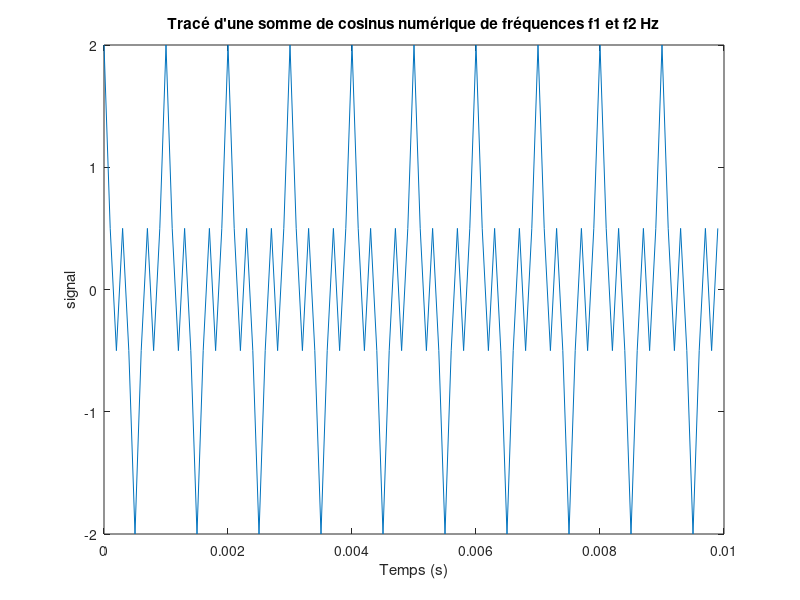
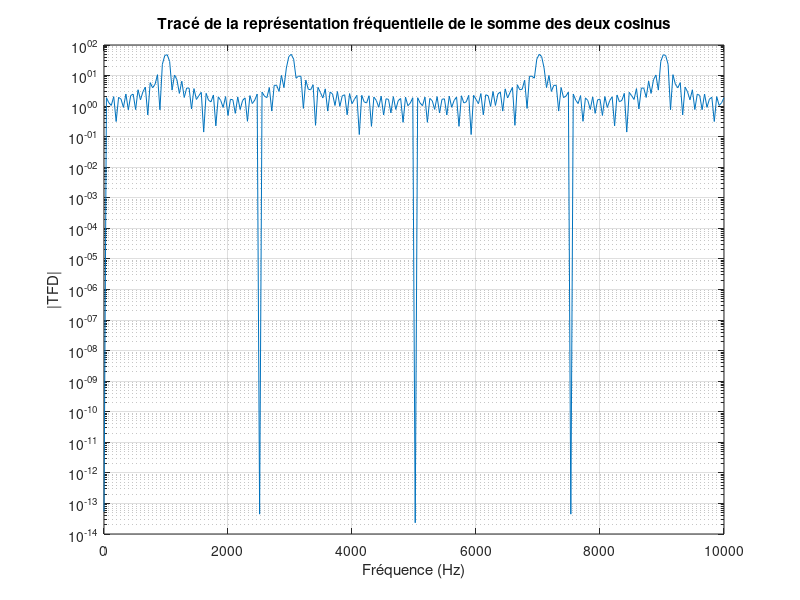
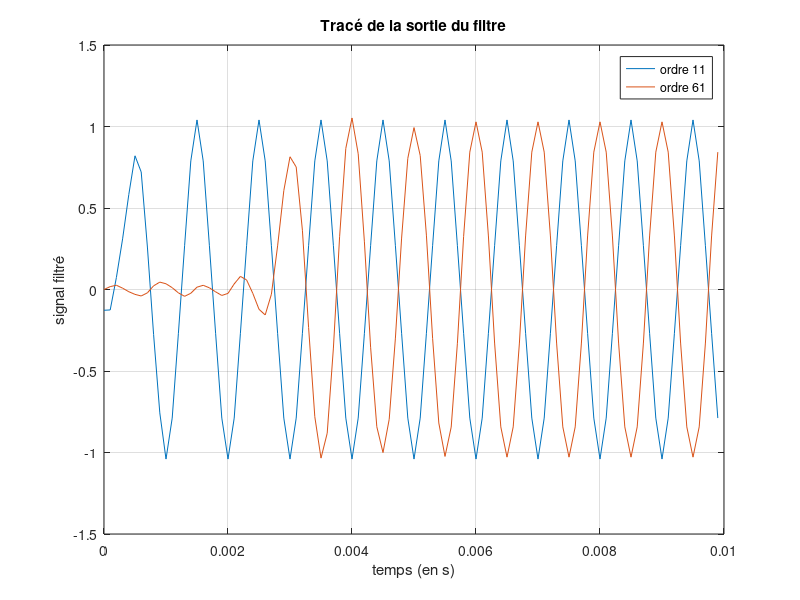
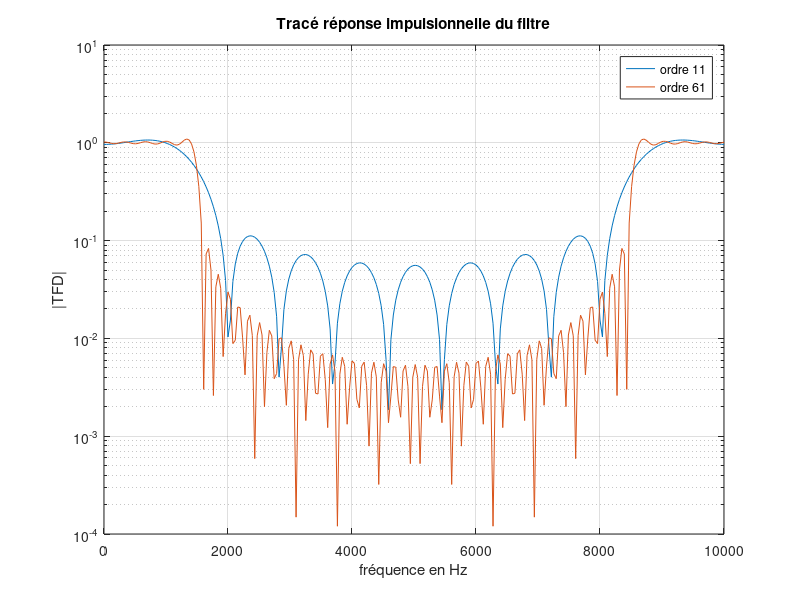

Source code (MATLAB) for these figures, in order:
%%%%%%%%%%%%%%%%%%%%%%%%%%%%%%%%%%%%%%%%%%%%%%%%%%%%%%%%%%%%%%%%%%%%%%%%%%
%               TP2 de Traitement Numérique du Signal
%                   SCIENCES DU NUMERIQUE 1A
%                       Fevrier 2025 
%                        Prune Mamalet
%%%%%%%%%%%%%%%%%%%%%%%%%%%%%%%%%%%%%%%%%%%%%%%%%%%%%%%%%%%%%%%%%%%%%%%%%%

clear all
close all

%% %%%%%%%%%%%%%%%%%%%%%%%%%%%%%%%%%%%%%%%%%%%%%%%%%%%%%%%%%%%%%%%%%%%%%%%%
%PARAMETRES GENERAUX
%%%%%%%%%%%%%%%%%%%%%%%%%%%%%%%%%%%%%%%%%%%%%%%%%%%%%%%%%%%%%%%%%%%%%%%%%%
A=1;           %amplitude du cosinus (en V)
f1=1000;       %fréquence du cosinus 1 en Hz
f2=3000;       %fréquence du cosinus 2 en Hz
T1=1/f1;       %période du cosinus 1 en secondes
T2=1/f2;       %période du cosinus 2 en secondes
N=100;          %nombre d'échantillons souhaités pour le cosinus
Nfft = 256;     %nombre d'échantillon pour zéro padding
Fe=10000;      %fréquence d'échantillonnage en Hz
Te=1/Fe;       %période d'échantillonnage en secondes;

%% %%%%%%%%%%%%%%%%%%%%%%%%%%%%%%%%%%%%%%%%%%%%%%%%%%%%%%%%%%%%%%%%%%%%%%%%
%GENERATION DU SIGNAL A FILTRER
%%%%%%%%%%%%%%%%%%%%%%%%%%%%%%%%%%%%%%%%%%%%%%%%%%%%%%%%%%%%%%%%%%%%%%%%%%
%Définition de l'échelle temporelle
temps=[0:Te:(N-1)*Te];
%Génération de N échantillons d'une somme de cosinus de fréquence f1 et f2
x=A*cos(2*pi*f1*temps) + A*cos(2*pi*f2*temps);

%Tracer le signal
figure
plot(temps,x);
xlabel('Temps (s)')
ylabel('signal')
title(['Tracé d''une somme de cosinus numérique de fréquences f1 et f2 Hz']);

%Tracé de la représentation fréquentielle
X=fft(x,Nfft);

figure
echelle_frequentielle=[0:Fe/(Nfft-1):Fe];
semilogy(echelle_frequentielle,abs(X));
grid
title(['Tracé de la représentation fréquentielle de le somme des deux cosinus']);
xlabel('Fréquence (Hz)')
ylabel('|TFD|')

% si pics vers le bas (autour 2500Hz ici) juste pb de calcul ne s'interresser qu'à la partie de
% base

%% %%%%%%%%%%%%%%%%%%%%%%%%%%%%%%%%%%%%%%%%%%%%%%%%%%%%%%%%%%%%%%%%%%%%%%%%
%SYNTHESE D'UN FILTRE PASSE-BAS
%%%%%%%%%%%%%%%%%%%%%%%%%%%%%%%%%%%%%%%%%%%%%%%%%%%%%%%%%%%%%%%%%%%%%%%%%%
fc = 1500 ; %fréquence de coupure des filtres

% calcul du filtre 1
ordre1 = 11;
temps1 = [-(ordre1 -1)*Te/2:Te:(ordre1-1)*Te/2];
%h1 = 2*fc*sinc(2*fc*temps).*(0.54+0.46*cos((2*pi*temps)/ordre1)); là on
%multiplie par une fenetre - pas nécessaire ici
h1 = 2*fc/Fe*sinc(2*fc*temps1);
x_filtre1 = filter(h1,1,x);

%calcul du filtre 2
ordre2 = 61;
temps2 = [-(ordre2-1)*Te/2:Te:(ordre2-1)*Te/2];
h2 = 2*fc/Fe*sinc(2*fc*temps2);      
x_filtre2 = filter(h2,1,x);

%tracé de la sortie du filtre en temporel
figure
plot(temps,x_filtre1);
hold on
plot(temps,x_filtre2);
grid
title(['Tracé de la sortie du filtre']);
legend('ordre 11', 'ordre 61')
xlabel('temps (en s)')
ylabel('signal filtré')
%tracé de la réponse impulsionnelle des filtres : 

figure
H1=fft(h1,Nfft);
H2 = fft(h2,Nfft);
semilogy([0:Fe/(Nfft-1):Fe],abs(H1));
hold on 
semilogy([0:Fe/(Nfft-1):Fe],abs(H2));
grid
title(['Tracé réponse impulsionnelle du filtre']);
legend('ordre 11', 'ordre 61')
xlabel('fréquence en Hz')
ylabel('|TFD|')


%calcul de la réponse fréquentielle du filtre
X1 = fft(x_filtre1,Nfft);
X2 = fft(x_filtre2,Nfft);
echelle_freq1 = [0:Fe/(Nfft-1):Fe];
echelle_freq2 = [0:Fe/(Nfft-1):Fe];

%tracé de la réponse en fréquence du filtre
figure
semilogy(echelle_freq1,abs(X1));
hold on
semilogy(echelle_freq2,abs(X2));
grid
title(['Tracé réponse en fréquence du filtre']);
legend('ordre 11', 'ordre 61')
xlabel('fréquence en Hz')
ylabel('|TFD|')

%sur le signal temporel : peut observer le reatrd (plus important quand
%l'odre augmente) qui est du au fait que la réponse impulsionnelle n'est
%pas centrée autour de zéro pour rendre le filtre causale
%on voit bien qu'on a filtré une des fréquence et qu'on a plus qu'un seul
%cos
%sur la réponse temporel : f=3000Hz est bien atténué (plus avec le filtre
%d'odre plus élevé , tandis que f=1000Hz est bien conservé

%% %%%%%%%%%%%%%%%%%%%%%%%%%%%%%%%%%%%%%%%%%%%%%%%%%%%%%%%%%%%%%%%%%%%%%%%%
%REALISATION DU FILTRAGE
%%%%%%%%%%%%%%%%%%%%%%%%%%%%%%%%%%%%%%%%%%%%%%%%%%%%%%%%%%%%%%%%%%%%%%%%%%

%tracé de la représentation fréquentielle du signal, et des réponses pour
%les 2 filtres
figure
semilogy(echelle_freq1,abs(X1));
hold on
semilogy(echelle_freq2,abs(X2));
hold on
semilogy(echelle_frequentielle,abs(X));
grid
title(['Représentation fréquentielle']);
legend('ordre 11', 'ordre 61','signal d''origine')
xlabel('fréquence en Hz')
ylabel('|TFD|')

%on a bien une atténuation des fréquences supérieures à 1000Hs (f2)
